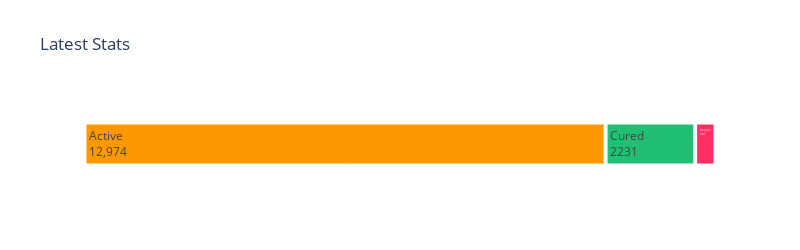

Write notebook code for a chart like this one.
### Code cell
fig = px.treemap(tm, path=["variable"], values="value",height=250, width=800,
                 color_discrete_sequence=[act, rec, dth], title='Latest Stats')

fig.data[0].textinfo = 'label+value+text'
fig.show()

### Figure 1 — Plotly figure (JSON) as saved in the notebook; plotly's stock layout.template omitted (floating-point values rounded to 4 significant figures)
{"data": [{"branchvalues": "total", "domain": {"x": [0, 1], "y": [0, 1]}, "hoverlabel": {"namelength": 0}, "hovertemplate": "labels=%{label}<br>value=%{value}<br>parent=%{parent}<br>id=%{id}", "ids": ["Active", "Cured", "Deaths"], "labels": ["Active", "Cured", "Deaths"], "name": "", "parents": ["", "", ""], "textinfo": "label+value+text", "type": "treemap", "values": [12974, 2231, 507]}], "layout": {"height": 250, "legend": {"tracegroupgap": 0}, "title": {"text": "Latest Stats"}, "treemapcolorway": ["#fe9801", "#21bf73", "#ff2e63"], "width": 800}}
